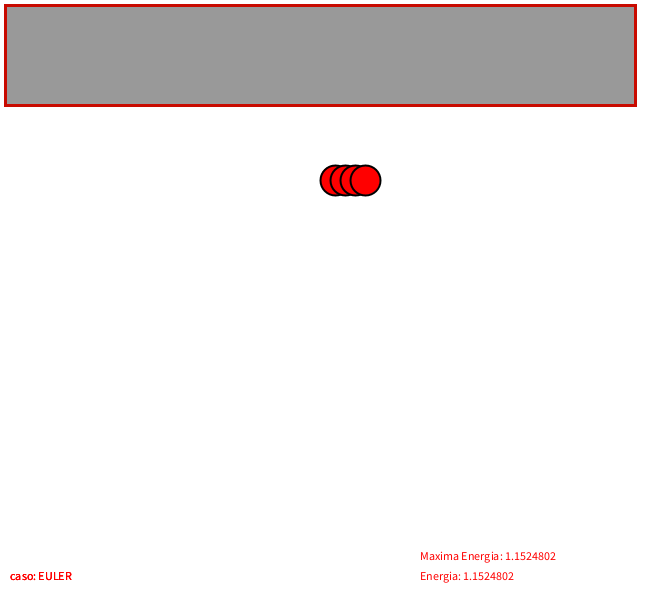
Frame 1 (no input)
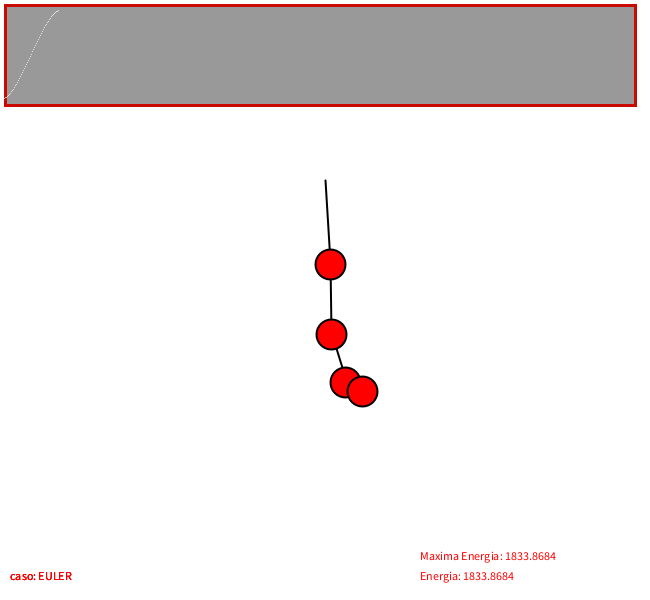
Frame 60 (the mouse pressed at the canvas centre just before this capture)
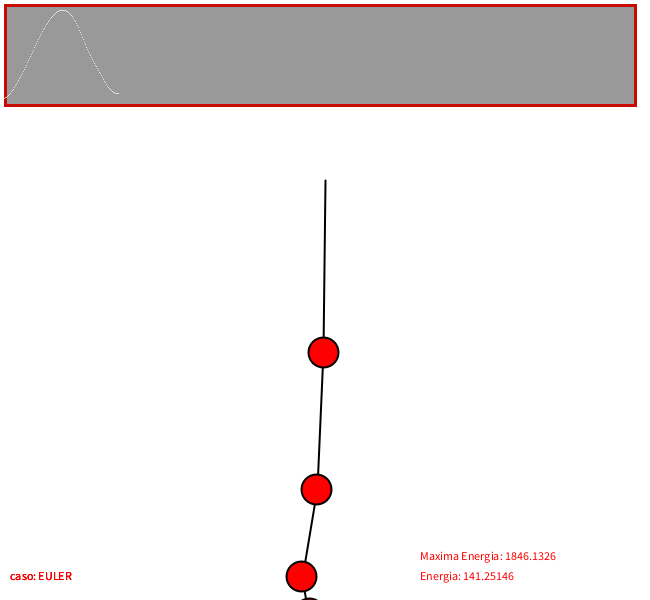
Frame 120 (the mouse held since frame 60 and released just before this capture)

The Processing sketch that drew these frames (run headless with seeded random() and noise(); from frame 60 on, the mouse is pressed at the canvas centre):

// Processing sketch: processing_150639
// ── processing_150639.pde


final int EULER1 = 0;
final int EULER_SEMI1 = 1;
final int RK21 = 2;
final int HEUN1 = 3;
final int NMUELLES = 4;

Extremo[] vExtr = new Extremo[NMUELLES+1];
Muelle[] vMuelles = new Muelle[NMUELLES];
final int Tam_Vent_X = 630, Tam_Vent_Y = 100;
float[] vE = new float[Tam_Vent_X];				// Energia del sistema (t)
			
int lmuelle = 10;								// Longitud del muelles						
int t = 0;
float maximo = 0;

int caso = 0;


void setup() {
  size(650, 600);
  // Create objects at starting location
  // Note third argument in Spring constructor is "rest length"
  
  //Inicializa las posiciones iniciales
  for (int i = 0; i < vExtr.length; i++) {
    vExtr[i] = new Extremo(width*0.5 + i*lmuelle, height*0.3);
  }
  //Establece los objetos muelle
  for (int i = 0; i < vMuelles.length; i++) {
    vMuelles[i] = new Muelle(vExtr[i], vExtr[i+1],lmuelle);
  }
}

void draw() {
  background(255); 
  float Etotal = 0;
  float vSuma = 0;
  
  for (Muelle s : vMuelles) {
    s.update();
    s.display();
  }
 
  for (int i = 1; i < vExtr.length; i++){ //el extremo 1 es fijo, por ello i=1
    //Modificamos la variable que le pasamos al update() según queramos EULER, EULER_SEMI, HEUN o RK2
    if (caso == 0){
        caso = EULER1;
        text("caso: EULER", 10, height-20);
    }
    else if (caso == 1){
      caso = EULER_SEMI1;
      text("caso: EULER-SEMI", 10, height-20);
    }
    else if (caso == 2){
      caso = RK21;
      text("caso: RK2", 10, height-20);
    }
    else if (caso == 3){
      caso = HEUN1;
      text("caso: HEUN", 10, height-20);
    }
      
    
    vExtr[i].update(caso);
    vExtr[i].display();
    vExtr[i].drag(mouseX, mouseY);
    
    //Recogemos la E.Cinetica de cada extremo
    Etotal += vExtr[i].Ecinetica;
    /*vSuma += vExtr[i].velocity.mag() * vExtr[i].velocity.mag();
    Etotal = (vSuma/2) * masa;*/
    
    if(maximo < Etotal)
       maximo = Etotal;
  }
  
  vE[t] = Etotal;
  text("Maxima Energia: " + maximo, 420,560);
  text( "Energia: " + vE[t], 420, 580);
  
 //Sacar los puntos para hacer las gráficas:
   plot_func(t, 5, 5, Tam_Vent_X, Tam_Vent_Y);
   t = (t + 1)%Tam_Vent_X;
}

//Funciones del mouse para hacer el drag:
void mousePressed() {
  for (Extremo b : vExtr) {
    b.clicked(mouseX, mouseY);
  }
}

void mouseReleased() {
  for (Extremo b : vExtr) {
    b.stopDragging();
  }
}

void keyPressed(){
  if(key == '1')
    caso = 0;
  if(key == '2')
    caso = 1;
  if(key == '3')
    caso = 2;
  if(key == '4')
    caso = 3;
    
}

void plot_func(int time, int cx, int cy, int rx, int ry)
{
  stroke(200, 10, 0);
  strokeWeight(3);
  fill(153);
  rect(cx, cy, rx, ry);
  stroke(200, 210, 0);
  
  
  strokeWeight(1);
  stroke(255);
 
  for(int i=0;i<time;i++)
   point (i, Tam_Vent_Y - (vE[i]/maximo)*Tam_Vent_Y*0.9) ;
  
 }

class Extremo { 
  PVector location;
  PVector velocity;
  PVector velocityMedia; //para RK2
  PVector velocityOld; //para Heun
  PVector acceleration; //Suma de tres aceleraciones
  float mass = 15, dt = 0.3;
  //Convergencia: Se demuestra que se reduce el error si los
  //incrementos de tiempo disminuyen.
  
  PVector gravity;
  float Ecinetica, Ep;
  
  // Arbitrary damping to simulate friction / drag 
  float damping = 0;

  // For mouse interaction
  PVector dragOffset;
  boolean dragging = false;

  // Constructor
  Extremo(float x, float y) {
    location = new PVector(x,y);
    velocity = new PVector();
    velocityMedia = new PVector();
    velocityOld = new PVector();
    acceleration = new PVector();
    dragOffset = new PVector();
    gravity = new PVector(0, 9.8);
  } 

  // Métodos de integracion:: A completar por el alumn@
  void update(int mode) {
    applyForce(gravity);
    
    switch(mode)
    {
      //Caso0: Euler explicito. Primero cálculo de posicion y luego velocidad
      case 0:
      // R = R + V * d(t)
      location.x = location.x + velocity.x * dt;
      location.y = location.y + velocity.y * dt;
      
      // V = V + A * d(t)
      velocity.x = velocity.x + acceleration.x * dt;
      velocity.y = velocity.y + acceleration.y * dt;
      
      acceleration = new PVector(0,0); //Reseteamos las fuerzas a 0 para que no se acomulen las aceleraciones
      
      
      //Caso1: Euler semi-implicito. Primero cálculo de velocidad y luego posición
      case 1: 
      // V = V + A * d(t)
      velocity.x = velocity.x + acceleration.x * dt;
      velocity.y = velocity.y + acceleration.y * dt;
      
      // R = R + V * d(t)
      location.x = location.x + velocity.x * dt;
      location.y = location.y + velocity.y * dt;
      
      acceleration = new PVector(0,0);
      break;
      
      
      
      //Caso2: RK2. Derivada en pto medio
      case 2:
      /* f(pto medio) = f(xi, yi) + [f'(xi, yi)/2] * dt
         y(i+1) = yi + f(pto medio) * dt
      */  
      velocity.x = velocity.x + acceleration.x * dt;
      velocity.y = velocity.y + acceleration.y * dt;
      
      velocityMedia.x = velocity.x + (acceleration.x * dt) / 2.0;
      velocityMedia.y = velocity.y + (acceleration.y * dt) / 2.0;
      
      location.x = location.x + ((velocity.x+velocityMedia.x)/2.0) * dt;
      location.y = location.y + ((velocity.y+velocityMedia.y)/2.0) * dt;
      
      acceleration = new PVector(0,0);
      break;
      
      
      
      //Caso3: Heun. yº(i+1) = yi + f(xi, yi)*dt
      case 3:
      /*yº(i+1) = yi + Pendiente *dt
        Pendiente = [f(xi,yi) + f(xi+1. yi+1)] / 2
      */
      
      //PVector aux=acceleration;
      //aux.mult(dt);
      //velocity.add(acceleration*dt)
      velocity.x = ((velocityOld.x + velocity.x) / 2.0) + acceleration.x * dt;
      velocity.y = ((velocityOld.y + velocity.y) / 2.0) + acceleration.y * dt;
      
      location.x = location.x + velocity.x * dt;
      location.y = location.y + velocity.y * dt;
      
      velocityOld.x = velocity.x; //Guardamos la velocidad anterior
      velocityOld.y = velocity.y;
      
      acceleration = new PVector(0,0);
      break;
    
    }
    // Ec = 1/2 * (m * v * v)
    Ecinetica = (0.5) * mass * pow(velocity.mag(),2);
    
    
  }

  // Newton's law: F = M * A
  void applyForce(PVector force) { //Carga en la aceleracion, la aceleracion correspondiente a cada una de las fuerzas
    PVector f = force.get();
    f.div(mass); //Divide la fuerza entre la masa = a
    acceleration.add(f);
  }


  // Draw 
  void display() { 
    stroke(0);
    strokeWeight(2);
    fill(255,0,0);
    if (dragging) {
      fill(50);
    }
    ellipse(location.x,location.y,mass*2,mass*2);
  } 

  // The methods below are for mouse interaction

  // This checks to see if we clicked on the mover
  void clicked(int mx, int my) {
    float d = dist(mx,my,location.x,location.y);
    if (d < mass) {
      dragging = true;
      dragOffset.x = location.x-mx;
      dragOffset.y = location.y-my;
    }
  }

  void stopDragging() {
    dragging = false;
  }

  void drag(int mx, int my) {
    if (dragging) {
      location.x = mx + dragOffset.x;
      location.y = my + dragOffset.y;
    }
  }
}


class Muelle { 

  // Location (direccion = x1 - x0, y1 - y0)
  PVector anchor = new PVector();

  // Rest length and spring constant
  float len;
  float k = 0.52; //elongacion
  float mod;
  
  Extremo a;
  Extremo b;

  // Constructor
  Muelle(Extremo a_, Extremo b_, int l) {
    a = a_;
    b = b_;
    len = l; //Longitud de reposo
  } 

  // Calcular la fuerza del muelle: A completar por el alumn@
  void update() { 

    anchor = PVector.sub(b.location, a.location);
    mod = anchor.mag();
    anchor.normalize();
    
    /*
    Fuerza proporcional al desplazamiento (ley de Hooke) -sin amortiguación:
    ->Fk = ks*(Lactual − Lreposo)
    Fk = k * anchor * (mod - len);
    
    Modelos con amortiguación (damper):
    ->Fk_amort = Fk − kd*vmuelle
    */
     PVector FuerzaMuelleA=new PVector(0,0);
     PVector FuerzaMuelleB=new PVector(0,0);
     
     PVector Fk = PVector.mult(anchor, k * (mod - len));
     PVector Fk_amort = PVector.mult(a.velocity, a.damping);
     FuerzaMuelleA = PVector.sub(Fk, Fk_amort);
     //FuerzaMuelleA = PVector.mult(anchor, k * (mod - len)) - PVector.mult(a.damping, a.velocity);
   
     PVector FkB = PVector.mult(anchor, (-k) * (mod - len));
     PVector Fk_amortB = PVector.mult(b.velocity, b.damping);
     FuerzaMuelleB = PVector.sub(FkB, Fk_amortB);
     //FuerzaMuelleB = PVector.mult(anchor, (-k) * (mod - len)) - PVector.mult(a.damping, a.velocity);
    
     a.applyForce(FuerzaMuelleA);
     b.applyForce(FuerzaMuelleB);
    
    
  }


  void display() {
    strokeWeight(2);
    stroke(0);
    line(a.location.x, a.location.y, b.location.x, b.location.y);
  }
}
